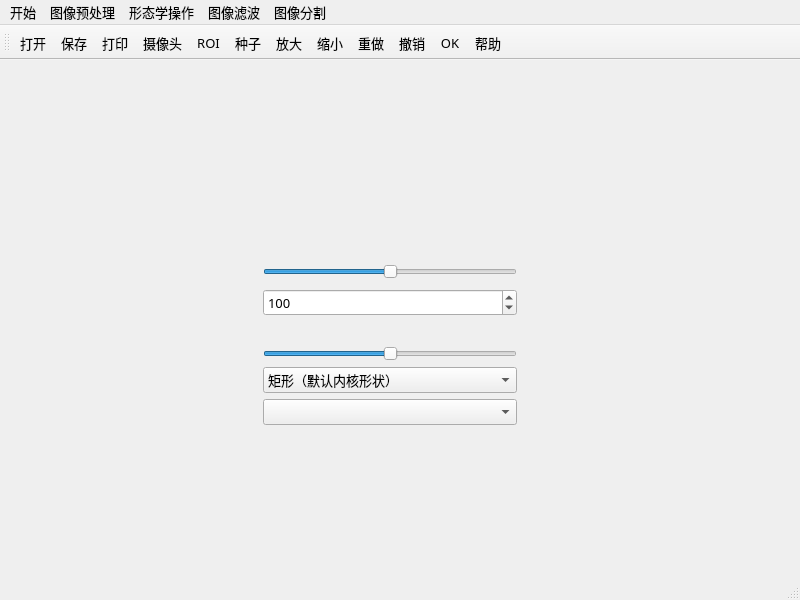
<?xml version="1.0" encoding="UTF-8"?>
<ui version="4.0">
 <class>MainWindow</class>
 <widget class="QMainWindow" name="MainWindow">
  <property name="geometry">
   <rect>
    <x>0</x>
    <y>0</y>
    <width>800</width>
    <height>600</height>
   </rect>
  </property>
  <property name="font">
   <font>
    <family>微软雅黑</family>
    <pointsize>10</pointsize>
    <weight>50</weight>
    <italic>false</italic>
    <bold>false</bold>
   </font>
  </property>
  <property name="windowTitle">
   <string>图像处理GUI--Based on Qt5 and Opencv3</string>
  </property>
  <property name="toolTipDuration">
   <number>1</number>
  </property>
  <property name="layoutDirection">
   <enum>Qt::LeftToRight</enum>
  </property>
  <property name="autoFillBackground">
   <bool>false</bool>
  </property>
  <property name="styleSheet">
   <string notr="true">

font: 9.5pt &quot;微软雅黑&quot;;

</string>
  </property>
  <property name="iconSize">
   <size>
    <width>22</width>
    <height>22</height>
   </size>
  </property>
  <property name="tabShape">
   <enum>QTabWidget::Triangular</enum>
  </property>
  <widget class="QWidget" name="centralWidget">
   <layout class="QHBoxLayout" name="horizontalLayout_3">
    <item>
     <layout class="QHBoxLayout" name="horizontalLayout_2">
      <item>
       <spacer name="horizontalSpacer">
        <property name="orientation">
         <enum>Qt::Horizontal</enum>
        </property>
        <property name="sizeHint" stdset="0">
         <size>
          <width>40</width>
          <height>20</height>
         </size>
        </property>
       </spacer>
      </item>
      <item>
       <layout class="QVBoxLayout" name="verticalLayout_6">
        <item>
         <spacer name="verticalSpacer_3">
          <property name="orientation">
           <enum>Qt::Vertical</enum>
          </property>
          <property name="sizeHint" stdset="0">
           <size>
            <width>20</width>
            <height>40</height>
           </size>
          </property>
         </spacer>
        </item>
        <item>
         <layout class="QVBoxLayout" name="verticalLayout_5">
          <item>
           <layout class="QHBoxLayout" name="horizontalLayout">
            <item>
             <layout class="QVBoxLayout" name="verticalLayout">
              <item>
               <widget class="QLabel" name="tip1">
                <property name="text">
                 <string/>
                </property>
                <property name="alignment">
                 <set>Qt::AlignCenter</set>
                </property>
               </widget>
              </item>
              <item>
               <widget class="QLabel" name="label">
                <property name="sizePolicy">
                 <sizepolicy hsizetype="Preferred" vsizetype="Preferred">
                  <horstretch>0</horstretch>
                  <verstretch>0</verstretch>
                 </sizepolicy>
                </property>
                <property name="minimumSize">
                 <size>
                  <width>0</width>
                  <height>0</height>
                 </size>
                </property>
                <property name="font">
                 <font>
                  <family>微软雅黑</family>
                  <pointsize>10</pointsize>
                  <weight>50</weight>
                  <italic>false</italic>
                  <bold>false</bold>
                 </font>
                </property>
                <property name="mouseTracking">
                 <bool>true</bool>
                </property>
                <property name="layoutDirection">
                 <enum>Qt::LeftToRight</enum>
                </property>
                <property name="styleSheet">
                 <string notr="true"/>
                </property>
                <property name="text">
                 <string/>
                </property>
                <property name="textFormat">
                 <enum>Qt::AutoText</enum>
                </property>
                <property name="alignment">
                 <set>Qt::AlignCenter</set>
                </property>
               </widget>
              </item>
             </layout>
            </item>
            <item>
             <layout class="QVBoxLayout" name="verticalLayout_2">
              <item>
               <widget class="QLabel" name="tip2">
                <property name="text">
                 <string/>
                </property>
                <property name="alignment">
                 <set>Qt::AlignCenter</set>
                </property>
               </widget>
              </item>
              <item>
               <widget class="QLabel" name="label_1">
                <property name="text">
                 <string/>
                </property>
               </widget>
              </item>
             </layout>
            </item>
            <item>
             <layout class="QVBoxLayout" name="verticalLayout_3">
              <item>
               <widget class="QLabel" name="tip3">
                <property name="text">
                 <string/>
                </property>
                <property name="alignment">
                 <set>Qt::AlignCenter</set>
                </property>
               </widget>
              </item>
              <item>
               <widget class="QLabel" name="label_2">
                <property name="text">
                 <string/>
                </property>
               </widget>
              </item>
             </layout>
            </item>
           </layout>
          </item>
          <item>
           <layout class="QVBoxLayout" name="verticalLayout_4">
            <item>
             <widget class="QLabel" name="label_thresh">
              <property name="font">
               <font>
                <family>微软雅黑</family>
                <pointsize>10</pointsize>
                <weight>50</weight>
                <italic>false</italic>
                <bold>false</bold>
               </font>
              </property>
              <property name="text">
               <string/>
              </property>
             </widget>
            </item>
            <item>
             <widget class="QSlider" name="thresh_Slider">
              <property name="enabled">
               <bool>true</bool>
              </property>
              <property name="minimumSize">
               <size>
                <width>254</width>
                <height>22</height>
               </size>
              </property>
              <property name="maximum">
               <number>255</number>
              </property>
              <property name="value">
               <number>128</number>
              </property>
              <property name="orientation">
               <enum>Qt::Horizontal</enum>
              </property>
             </widget>
            </item>
            <item>
             <widget class="QSpinBox" name="spinBox">
              <property name="minimum">
               <number>1</number>
              </property>
              <property name="maximum">
               <number>10000</number>
              </property>
              <property name="singleStep">
               <number>10</number>
              </property>
              <property name="value">
               <number>100</number>
              </property>
             </widget>
            </item>
            <item>
             <widget class="QLabel" name="label_thresh_1">
              <property name="text">
               <string/>
              </property>
             </widget>
            </item>
            <item>
             <widget class="QSlider" name="thresh_Slider_1">
              <property name="maximum">
               <number>255</number>
              </property>
              <property name="value">
               <number>128</number>
              </property>
              <property name="orientation">
               <enum>Qt::Horizontal</enum>
              </property>
             </widget>
            </item>
            <item>
             <widget class="QComboBox" name="comboBox1">
              <property name="editable">
               <bool>false</bool>
              </property>
              <item>
               <property name="text">
                <string>矩形（默认内核形状）</string>
               </property>
              </item>
              <item>
               <property name="text">
                <string>交叉形</string>
               </property>
              </item>
              <item>
               <property name="text">
                <string>椭圆形</string>
               </property>
              </item>
             </widget>
            </item>
            <item>
             <widget class="QComboBox" name="comboBox2">
              <item>
               <property name="text">
                <string/>
               </property>
              </item>
              <item>
               <property name="text">
                <string/>
               </property>
              </item>
              <item>
               <property name="text">
                <string/>
               </property>
              </item>
              <item>
               <property name="text">
                <string/>
               </property>
              </item>
              <item>
               <property name="text">
                <string/>
               </property>
              </item>
             </widget>
            </item>
           </layout>
          </item>
         </layout>
        </item>
        <item>
         <spacer name="verticalSpacer">
          <property name="orientation">
           <enum>Qt::Vertical</enum>
          </property>
          <property name="sizeHint" stdset="0">
           <size>
            <width>20</width>
            <height>18</height>
           </size>
          </property>
         </spacer>
        </item>
        <item>
         <widget class="QLabel" name="label_time">
          <property name="layoutDirection">
           <enum>Qt::LeftToRight</enum>
          </property>
          <property name="text">
           <string/>
          </property>
          <property name="alignment">
           <set>Qt::AlignCenter</set>
          </property>
         </widget>
        </item>
       </layout>
      </item>
      <item>
       <spacer name="horizontalSpacer_2">
        <property name="orientation">
         <enum>Qt::Horizontal</enum>
        </property>
        <property name="sizeHint" stdset="0">
         <size>
          <width>40</width>
          <height>20</height>
         </size>
        </property>
       </spacer>
      </item>
     </layout>
    </item>
    <item>
     <spacer name="verticalSpacer_2">
      <property name="orientation">
       <enum>Qt::Vertical</enum>
      </property>
      <property name="sizeHint" stdset="0">
       <size>
        <width>20</width>
        <height>506</height>
       </size>
      </property>
     </spacer>
    </item>
   </layout>
  </widget>
  <widget class="QMenuBar" name="menuBar">
   <property name="geometry">
    <rect>
     <x>0</x>
     <y>0</y>
     <width>800</width>
     <height>31</height>
    </rect>
   </property>
   <property name="styleSheet">
    <string notr="true"/>
   </property>
   <widget class="QMenu" name="menu">
    <property name="title">
     <string>开始</string>
    </property>
    <addaction name="open_image"/>
    <addaction name="save_image"/>
    <addaction name="print_image"/>
    <addaction name="camera_image"/>
    <addaction name="exit_image"/>
   </widget>
   <widget class="QMenu" name="menu_2">
    <property name="title">
     <string>图像预处理</string>
    </property>
    <addaction name="togray"/>
    <addaction name="tobinary_before"/>
    <addaction name="contrast_image"/>
    <addaction name="histogram_equalization"/>
    <addaction name="action_ROI"/>
   </widget>
   <widget class="QMenu" name="menu_3">
    <property name="title">
     <string>形态学操作</string>
    </property>
    <addaction name="dilate_image"/>
    <addaction name="erode_image"/>
    <addaction name="opening_image"/>
    <addaction name="closing_image"/>
    <addaction name="gradient_image"/>
    <addaction name="tophat_image"/>
    <addaction name="blackhat_image"/>
    <addaction name="hole_fill"/>
    <addaction name="deduct_small_area"/>
    <addaction name="Reconstruct_action"/>
    <addaction name="contours_describe"/>
   </widget>
   <widget class="QMenu" name="menu_4">
    <property name="title">
     <string>图像分割</string>
    </property>
    <widget class="QMenu" name="menu_5">
     <property name="title">
      <string>基于边缘检测的分割</string>
     </property>
     <addaction name="actionCanny"/>
     <addaction name="actionSobel"/>
     <addaction name="actionLaplacian"/>
    </widget>
    <widget class="QMenu" name="menu_6">
     <property name="title">
      <string>基于区域的分割</string>
     </property>
     <addaction name="region_grow"/>
    </widget>
    <widget class="QMenu" name="menu_8">
     <property name="title">
      <string>基于图论的分割</string>
     </property>
     <addaction name="GrabCut"/>
    </widget>
    <widget class="QMenu" name="menu_9">
     <property name="title">
      <string>基于阈值的分割</string>
     </property>
     <addaction name="OTSU_2"/>
    </widget>
    <widget class="QMenu" name="menu_10">
     <property name="title">
      <string>基于形态学的分割</string>
     </property>
     <addaction name="watershed_2"/>
    </widget>
    <widget class="QMenu" name="menu_11">
     <property name="title">
      <string>基于活动轮廓模型的分割</string>
     </property>
     <addaction name="actionSnake"/>
     <addaction name="actionLever_set"/>
    </widget>
    <widget class="QMenu" name="menu_12">
     <property name="title">
      <string>基于聚类的分割</string>
     </property>
     <addaction name="action_K_Means"/>
     <addaction name="action_FCM"/>
    </widget>
    <addaction name="menu_9"/>
    <addaction name="menu_10"/>
    <addaction name="menu_5"/>
    <addaction name="menu_6"/>
    <addaction name="menu_8"/>
    <addaction name="menu_12"/>
    <addaction name="menu_11"/>
   </widget>
   <widget class="QMenu" name="menu_7">
    <property name="title">
     <string>图像滤波</string>
    </property>
    <addaction name="BoxFilter"/>
    <addaction name="MeanBlur"/>
    <addaction name="GaussianBlur"/>
    <addaction name="MedianBlur"/>
    <addaction name="BilateralFilter"/>
   </widget>
   <addaction name="menu"/>
   <addaction name="menu_2"/>
   <addaction name="menu_3"/>
   <addaction name="menu_7"/>
   <addaction name="menu_4"/>
  </widget>
  <widget class="QStatusBar" name="statusBar"/>
  <widget class="QToolBar" name="toolBar">
   <property name="windowTitle">
    <string>toolBar</string>
   </property>
   <property name="styleSheet">
    <string/>
   </property>
   <property name="iconSize">
    <size>
     <width>18</width>
     <height>18</height>
    </size>
   </property>
   <attribute name="toolBarArea">
    <enum>TopToolBarArea</enum>
   </attribute>
   <attribute name="toolBarBreak">
    <bool>false</bool>
   </attribute>
   <addaction name="open_action"/>
   <addaction name="save_action"/>
   <addaction name="print_image_action"/>
   <addaction name="camera_action"/>
   <addaction name="ROI_action"/>
   <addaction name="seed_action"/>
   <addaction name="zoom_in"/>
   <addaction name="zoom_out"/>
   <addaction name="init_image"/>
   <addaction name="repeal_image"/>
   <addaction name="OK_image"/>
   <addaction name="information_action"/>
  </widget>
  <action name="open_image">
   <property name="icon">
    <iconset resource="source.qrc">
     <normaloff>:/images/open.png</normaloff>:/images/open.png</iconset>
   </property>
   <property name="text">
    <string>打开图片</string>
   </property>
   <property name="shortcut">
    <string>Ctrl+O</string>
   </property>
  </action>
  <action name="save_image">
   <property name="icon">
    <iconset resource="source.qrc">
     <normaloff>:/images/save.png</normaloff>:/images/save.png</iconset>
   </property>
   <property name="text">
    <string>保存图片</string>
   </property>
   <property name="shortcut">
    <string>Ctrl+S</string>
   </property>
  </action>
  <action name="togray">
   <property name="text">
    <string>灰度化 </string>
   </property>
  </action>
  <action name="exit_image">
   <property name="icon">
    <iconset resource="source.qrc">
     <normaloff>:/images/exit.png</normaloff>:/images/exit.png</iconset>
   </property>
   <property name="text">
    <string>退出系统</string>
   </property>
   <property name="shortcut">
    <string>Shift+Esc</string>
   </property>
  </action>
  <action name="print_image">
   <property name="icon">
    <iconset resource="source.qrc">
     <normaloff>:/images/printImage.png</normaloff>:/images/printImage.png</iconset>
   </property>
   <property name="text">
    <string>打印图片</string>
   </property>
   <property name="shortcut">
    <string>Ctrl+P</string>
   </property>
  </action>
  <action name="dilate_image">
   <property name="text">
    <string>膨胀</string>
   </property>
  </action>
  <action name="erode_image">
   <property name="text">
    <string>腐蚀</string>
   </property>
  </action>
  <action name="opening_image">
   <property name="text">
    <string>开运算</string>
   </property>
  </action>
  <action name="closing_image">
   <property name="text">
    <string>闭运算</string>
   </property>
  </action>
  <action name="gradient_image">
   <property name="text">
    <string>梯度运算</string>
   </property>
  </action>
  <action name="tophat_image">
   <property name="text">
    <string>顶帽运算</string>
   </property>
  </action>
  <action name="blackhat_image">
   <property name="text">
    <string>黑帽运算</string>
   </property>
  </action>
  <action name="repeal_image">
   <property name="icon">
    <iconset resource="source.qrc">
     <normaloff>:/images/repeal.png</normaloff>:/images/repeal.png</iconset>
   </property>
   <property name="text">
    <string>撤销</string>
   </property>
   <property name="shortcut">
    <string>Ctrl+R</string>
   </property>
  </action>
  <action name="init_image">
   <property name="icon">
    <iconset resource="source.qrc">
     <normaloff>:/images/undo.png</normaloff>:/images/undo.png</iconset>
   </property>
   <property name="text">
    <string>重做</string>
   </property>
   <property name="toolTip">
    <string>重做</string>
   </property>
   <property name="shortcut">
    <string>Ctrl+I</string>
   </property>
  </action>
  <action name="hole_fill">
   <property name="text">
    <string>孔洞填充</string>
   </property>
  </action>
  <action name="contrast_image">
   <property name="text">
    <string>对比度和亮度</string>
   </property>
  </action>
  <action name="histogram_equalization">
   <property name="text">
    <string>直方图均衡化</string>
   </property>
  </action>
  <action name="OK_image">
   <property name="icon">
    <iconset resource="source.qrc">
     <normaloff>:/images/ok.png</normaloff>:/images/ok.png</iconset>
   </property>
   <property name="text">
    <string>OK</string>
   </property>
   <property name="toolTip">
    <string>确定</string>
   </property>
   <property name="shortcut">
    <string>Space</string>
   </property>
  </action>
  <action name="print_image_action">
   <property name="icon">
    <iconset resource="source.qrc">
     <normaloff>:/images/printImage.png</normaloff>:/images/printImage.png</iconset>
   </property>
   <property name="text">
    <string>打印</string>
   </property>
   <property name="toolTip">
    <string>打印</string>
   </property>
  </action>
  <action name="open_action">
   <property name="icon">
    <iconset resource="source.qrc">
     <normaloff>:/images/open.png</normaloff>:/images/open.png</iconset>
   </property>
   <property name="text">
    <string>打开</string>
   </property>
   <property name="toolTip">
    <string>打开</string>
   </property>
  </action>
  <action name="save_action">
   <property name="icon">
    <iconset resource="source.qrc">
     <normaloff>:/images/save.png</normaloff>:/images/save.png</iconset>
   </property>
   <property name="text">
    <string>保存</string>
   </property>
   <property name="toolTip">
    <string>保存</string>
   </property>
  </action>
  <action name="tobinary_before">
   <property name="text">
    <string>二值化</string>
   </property>
  </action>
  <action name="camera_action">
   <property name="icon">
    <iconset resource="source.qrc">
     <normaloff>:/images/video_camera.png</normaloff>:/images/video_camera.png</iconset>
   </property>
   <property name="text">
    <string>摄像头</string>
   </property>
   <property name="toolTip">
    <string>摄像头</string>
   </property>
   <property name="shortcut">
    <string>Ctrl+C</string>
   </property>
  </action>
  <action name="camera_image">
   <property name="icon">
    <iconset resource="source.qrc">
     <normaloff>:/images/video_camera.png</normaloff>:/images/video_camera.png</iconset>
   </property>
   <property name="text">
    <string>调用摄像头</string>
   </property>
   <property name="shortcut">
    <string>Ctrl+C</string>
   </property>
  </action>
  <action name="contours_describe">
   <property name="text">
    <string>轮廓提取与描述</string>
   </property>
  </action>
  <action name="zoom_in">
   <property name="icon">
    <iconset resource="source.qrc">
     <normaloff>:/images/Zoom_in.png</normaloff>:/images/Zoom_in.png</iconset>
   </property>
   <property name="text">
    <string>放大</string>
   </property>
   <property name="toolTip">
    <string>放大</string>
   </property>
  </action>
  <action name="zoom_out">
   <property name="icon">
    <iconset resource="source.qrc">
     <normaloff>:/images/Zoom_out_.png</normaloff>:/images/Zoom_out_.png</iconset>
   </property>
   <property name="text">
    <string>缩小</string>
   </property>
   <property name="toolTip">
    <string>缩小</string>
   </property>
  </action>
  <action name="information_action">
   <property name="icon">
    <iconset resource="source.qrc">
     <normaloff>:/images/info.png</normaloff>:/images/info.png</iconset>
   </property>
   <property name="text">
    <string>帮助</string>
   </property>
   <property name="toolTip">
    <string>帮助</string>
   </property>
   <property name="shortcut">
    <string>F1</string>
   </property>
  </action>
  <action name="deduct_small_area">
   <property name="text">
    <string>去除小区域</string>
   </property>
  </action>
  <action name="seed_action">
   <property name="icon">
    <iconset resource="source.qrc">
     <normaloff>:/images/seed.png</normaloff>:/images/seed.png</iconset>
   </property>
   <property name="text">
    <string>种子</string>
   </property>
   <property name="toolTip">
    <string>设当前图像为种子图像或标记图像</string>
   </property>
  </action>
  <action name="ROI_action">
   <property name="icon">
    <iconset resource="source.qrc">
     <normaloff>:/images/ROI.png</normaloff>:/images/ROI.png</iconset>
   </property>
   <property name="text">
    <string>ROI</string>
   </property>
   <property name="toolTip">
    <string>设置ROI区域</string>
   </property>
  </action>
  <action name="action_ROI">
   <property name="text">
    <string>设置ROI区域</string>
   </property>
  </action>
  <action name="Reconstruct_action">
   <property name="text">
    <string>形态学重构</string>
   </property>
  </action>
  <action name="actionCanny">
   <property name="text">
    <string>Canny算子</string>
   </property>
   <property name="toolTip">
    <string>Canny算子</string>
   </property>
  </action>
  <action name="actionSobel">
   <property name="text">
    <string>Sobel算子</string>
   </property>
   <property name="toolTip">
    <string>Sobel算子</string>
   </property>
  </action>
  <action name="actionLaplacian">
   <property name="text">
    <string>Laplacian算子</string>
   </property>
   <property name="toolTip">
    <string>Laplacian算子</string>
   </property>
  </action>
  <action name="region_grow">
   <property name="text">
    <string>区域生长法</string>
   </property>
   <property name="toolTip">
    <string>区域生长法</string>
   </property>
  </action>
  <action name="spilt_combine">
   <property name="text">
    <string>分裂合并法</string>
   </property>
   <property name="toolTip">
    <string>分裂合并法</string>
   </property>
  </action>
  <action name="BoxFilter">
   <property name="text">
    <string>方框滤波</string>
   </property>
   <property name="toolTip">
    <string>使用方框滤波器来模糊一张图片</string>
   </property>
  </action>
  <action name="MeanBlur">
   <property name="text">
    <string>均值滤波</string>
   </property>
  </action>
  <action name="GaussianBlur">
   <property name="text">
    <string>高斯滤波</string>
   </property>
  </action>
  <action name="MedianBlur">
   <property name="text">
    <string>中值滤波</string>
   </property>
  </action>
  <action name="BilateralFilter">
   <property name="text">
    <string>双边滤波</string>
   </property>
  </action>
  <action name="GrabCut">
   <property name="text">
    <string>GrabCut</string>
   </property>
   <property name="toolTip">
    <string>GrabCut</string>
   </property>
  </action>
  <action name="OTSU_2">
   <property name="text">
    <string>大津法</string>
   </property>
   <property name="toolTip">
    <string>大津法</string>
   </property>
  </action>
  <action name="watershed_2">
   <property name="text">
    <string>分水岭算法</string>
   </property>
   <property name="toolTip">
    <string>分水岭算法</string>
   </property>
  </action>
  <action name="actionLever_set">
   <property name="text">
    <string>Lever set--DRLSE</string>
   </property>
  </action>
  <action name="action_FCM">
   <property name="text">
    <string>FCM</string>
   </property>
  </action>
  <action name="action_K_Means">
   <property name="text">
    <string>K-Means</string>
   </property>
  </action>
  <action name="actionSnake">
   <property name="text">
    <string>Snake</string>
   </property>
  </action>
 </widget>
 <layoutdefault spacing="6" margin="11"/>
 <resources>
  <include location="source.qrc"/>
 </resources>
 <connections/>
</ui>
